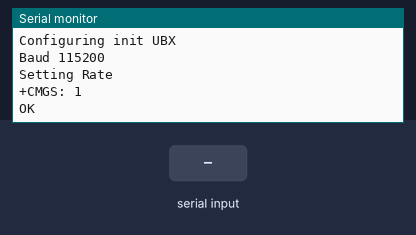
A sketch run on a simulated Arduino Uno, built with avr-gcc and run on an emulated ATmega328P. Shown: the last lines printed to the serial monitor. The inputs (shaded band) are chosen by the test bench. The modem accepts every AT command (registered, SIM ready, sends succeed) and sends nothing else.

Above: at 6.1 s.
6.2 s: "1" received over the second serial link
At 7.4 s:
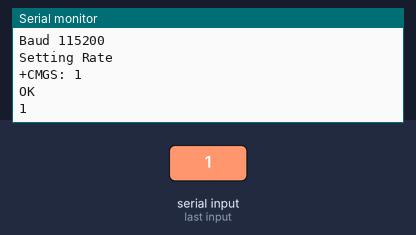
7.7 s: "0" received over the second serial link
At 8.7 s:
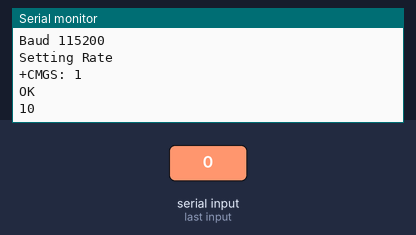

The sketch:

UbxInit_ReadSoftwareSerialGPS_WriteHardwareSerial.ino
```cpp
#include <SoftwareSerial.h>

SoftwareSerial serialReadGPS(12, 11); // RX, TX

const char COMM_INIT[] PROGMEM = {
  // Change Baudrate to 115200
  0xB5, 0x62, 0x06, 0x00, 0x14, 0x00, 0x01, 0x00, 0x00, 0x00, 0xD0, 0x08, 0x00,
  0x00, 0x00, 0xC2, 0x01, 0x00, 0x03, 0x00, 0x03, 0x00, 0x00, 0x00, 0x00, 0x00,
  0xBC, 0x5E,
};

const char UBLOX_INIT[] PROGMEM = {
  // Enable Raw Data
  0xB5 ,0x62 ,0x06 ,0x01 ,0x08 ,0x00 ,0x02 ,0x15 ,0x01 ,0x01 ,0x00 ,0x01 ,0x01 ,0x00 ,0x2A ,0x56, // enable RXM-RAWX
  0xB5 ,0x62 ,0x06 ,0x01 ,0x08 ,0x00 ,0x02 ,0x13 ,0x01 ,0x01 ,0x00 ,0x01 ,0x01 ,0x00 ,0x28 ,0x48, // enable RXM-SFRBX
  0xB5 ,0x62 ,0x06 ,0x01 ,0x08 ,0x00 ,0x02 ,0x14 ,0x01 ,0x01 ,0x00 ,0x01 ,0x01 ,0x00 ,0x29 ,0x4F, // enable RXM-MEASX

  0xB5 ,0x62 ,0x06 ,0x01 ,0x08 ,0x00 ,0x01 ,0x06 ,0x01 ,0x01 ,0x00 ,0x01 ,0x01 ,0x00 ,0x1A ,0xE5, // enable NAV-SOL
  0xB5 ,0x62 ,0x06 ,0x01 ,0x08 ,0x00 ,0x01 ,0x22 ,0x01 ,0x01 ,0x00 ,0x01 ,0x01 ,0x00 ,0x36 ,0xA9, // enable NAV-CLOCK
  0xB5 ,0x62 ,0x06 ,0x01 ,0x08 ,0x00 ,0x01 ,0x30 ,0x01 ,0x01 ,0x00 ,0x01 ,0x01 ,0x00 ,0x44 ,0x0B, // enable NAV-SVINFO
  0xB5 ,0x62 ,0x06 ,0x4A ,0x18 ,0x00 ,0x00 ,0x00 ,0x00 ,0x00 ,0x00 ,0x00 ,0x00 ,0x00 ,0x1F ,0x00 ,0x00 ,0x00 ,0xFF ,0xFF ,0xFF ,0xFF ,0x00 ,0x00 ,0x00 ,0x00 ,0x00 ,0x00 ,0x00 ,0x00 ,0x83 ,0xAC,

  // Disable NMEA
  0xB5 ,0x62 ,0x06 ,0x01 ,0x08 ,0x00 ,0xF0 ,0x00 ,0x00 ,0x00 ,0x00 ,0x00 ,0x00 ,0x00 ,0xFF ,0x23, // disable GxGGA
  0xB5 ,0x62 ,0x06 ,0x01 ,0x08 ,0x00 ,0xF0 ,0x01 ,0x00 ,0x00 ,0x00 ,0x00 ,0x00 ,0x00 ,0x00 ,0x2A, // disable GxGLL
  0xB5 ,0x62 ,0x06 ,0x01 ,0x08 ,0x00 ,0xF0 ,0x02 ,0x00 ,0x00 ,0x00 ,0x00 ,0x00 ,0x00 ,0x01 ,0x31, // disable GxGSA
  0xB5 ,0x62 ,0x06 ,0x01 ,0x08 ,0x00 ,0xF0 ,0x03 ,0x00 ,0x00 ,0x00 ,0x00 ,0x00 ,0x00 ,0x02 ,0x38, // disable GxGSV
  0xB5 ,0x62 ,0x06 ,0x01 ,0x08 ,0x00 ,0xF0 ,0x04 ,0x00 ,0x00 ,0x00 ,0x00 ,0x00 ,0x00 ,0x03 ,0x3F, // disable GxRMC
  0xB5 ,0x62 ,0x06 ,0x01 ,0x08 ,0x00 ,0xF0 ,0x05 ,0x00 ,0x00 ,0x00 ,0x00 ,0x00 ,0x00 ,0x04 ,0x46, // disable GxVTG
};

const char RATE_INIT[] PROGMEM = {
  // Rate Setting
  0xB5 ,0x62 ,0x06 ,0x08 ,0x06 ,0x00 ,0xE8 ,0x03 ,0x01 ,0x00 ,0x01 ,0x00 ,0x01 ,0x39, // set Rate 1 Hz
};

void setup() {
  // Open serial communications and wait for port to open:
  Serial.begin(115200);
  while (!Serial) {
    ; // wait for serial port to connect. Needed for native USB port only
  }

  Serial.println("Device Ready");

  // set the data rate for the SoftwareSerial port
  Serial.println("Baud 9600");
  serialReadGPS.begin(9600);
  // send Baud Rate Configuration data in UBX protocol
  for(int i = 0; i < sizeof(COMM_INIT); i++) {
    serialReadGPS.write(pgm_read_byte(COMM_INIT+i) );
    delay(10); // simulating a 115200 baud.
  }
  delay(1000);

  Serial.println("Configuring init UBX");
  serialReadGPS.begin(115200);
  Serial.println("Baud 115200");
  // send Protocol Configuration data in UBX protocol
  for(int i = 0; i < sizeof(UBLOX_INIT); i++) {
    serialReadGPS.write(pgm_read_byte(UBLOX_INIT+i) );
    delay(10); // simulating a 115200 baud.
  }
  delay(1000);

  Serial.println("Setting Rate");
  for(int i = 0; i < sizeof(RATE_INIT); i++) {
    serialReadGPS.write(pgm_read_byte(UBLOX_INIT+i) );
    delay(10); // simulating a 115200 baud.
  }
  delay(200);
}

void loop() { // run over and over
  if (serialReadGPS.available()) {
    Serial.write(serialReadGPS.read());
  }
  if (Serial.available()) {
    serialReadGPS.write(Serial.read());
  }
}
```

Measured:
- after the input at 6.2 s, the serial monitor: prints a new line at once (image 1)
- after the input at 7.7 s, the serial monitor: prints a new line at once (image 2)
